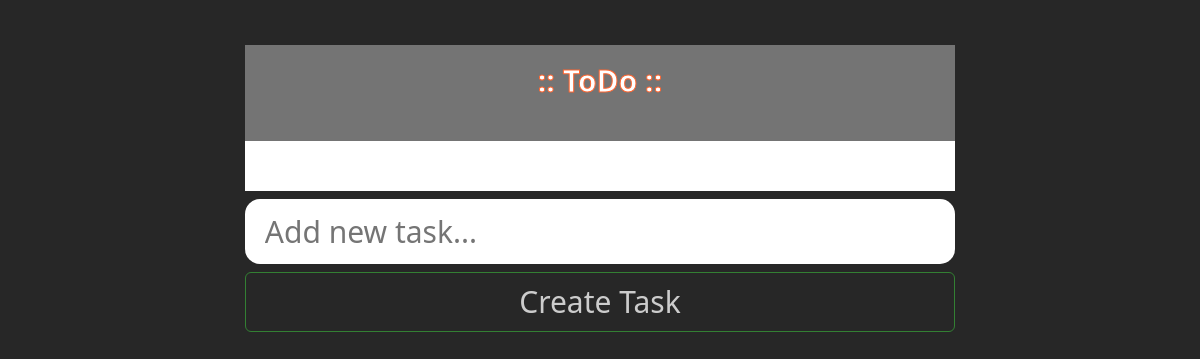
/, run on an earlier commit of the app's database.
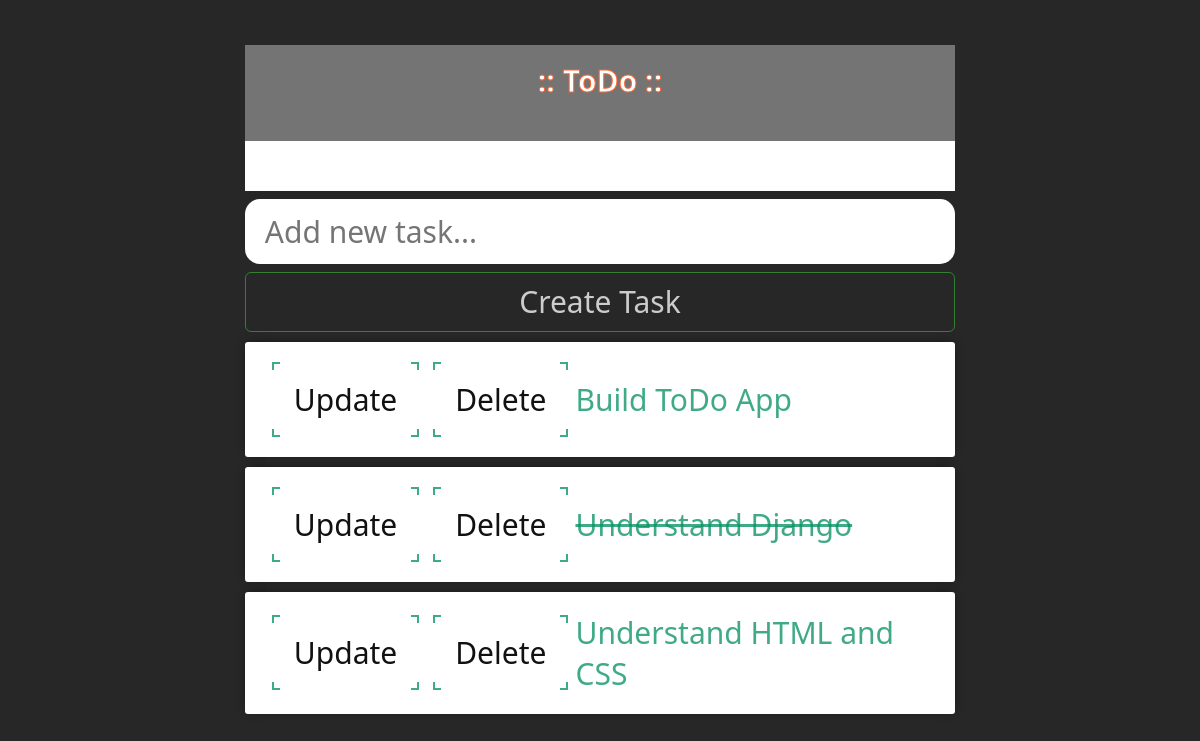
And on a later commit of the database.
### tasks/models.py (models this page shows)
class Task(models.Model):
    title = models.CharField(max_length=255)
    complete = models.BooleanField(default=False)
    created = models.DateTimeField(auto_now_add=True)
    def __str__(self):
        return self.title

### tasks/views.py (the view)
# urls.py: path('', views.index, name='list'),
def index(request):
    tasks = Task.objects.all()
    form = TaskForm
    if request.method == 'POST':
        form = TaskForm(request.POST)
        if form.is_valid():
            form.save()
        return redirect('/')
    context = {'tasks' : tasks, 'form':form}
    return render(request, 'tasks/list.html', context)

### templates/tasks/list.html
{% include 'base.html' %} {% block content %}
<form action="/" method="POST">
  {% csrf_token %} {{form.title}}
  <button type="submit" class="btn-create-task">Create Task</button>
</form>
{% for task in tasks %}
<div class="task-list">
  <a class="update-btn" href="{% url 'update_task' task.id %}"
    ><span>Update</span>
  </a>
  <a class="delete-btn" href="{% url 'delete_task' task.id %}"
    ><span>Delete</span></a
  >
  {% if task.complete == True %}
  <strike>{{task }}</strike>
  {% else %}
  <span>{{ task }}</span>
  {% endif %}
</div>
{% endfor %} {% endblock content %}

### templates/base.html (shortened to what this page needs)
<!DOCTYPE html>
{% load static %}
<html lang="en">
    <head>
        <link rel="stylesheet" href="{% static 'dist/css/main.css' %}">
    </head>
    <body>
        <div class="wrapper">
            <div class="header">
                <h2>:: ToDo ::</h2>
            </div>
            <div class="data-content">
            </div>
        </div>
    </body>
</html>

What changed in the data, as far as the page shows it:
added Task: title "Build ToDo App"
added Task: title "Understand Django"
added Task: title "Understand HTML and CSS"
